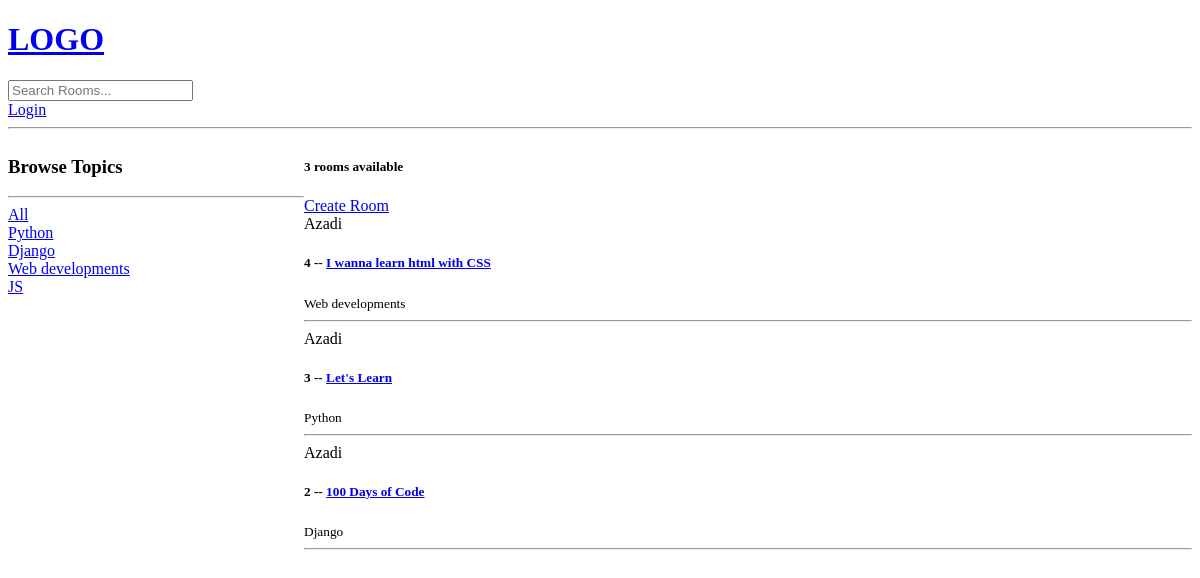
Before: / with the older database file.
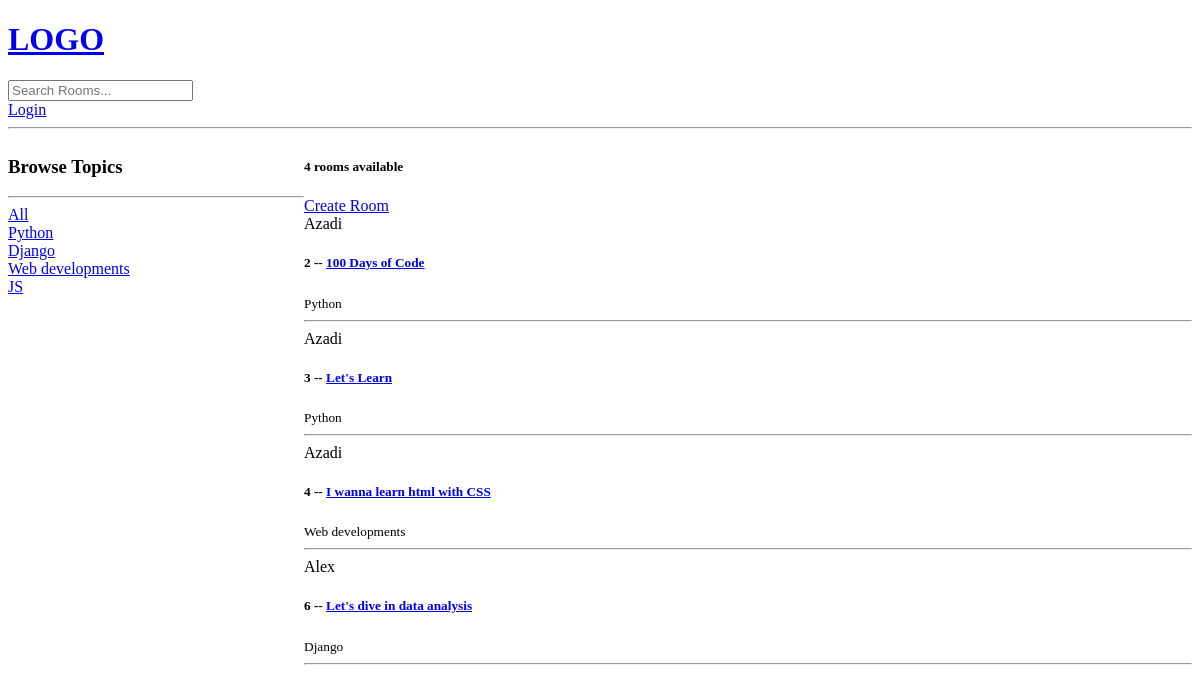
After: the same page with the newer database file.
### base/models.py (models this page shows, shortened)
class Topic(models.Model):
    name = models.CharField(max_length=200)

class Room(models.Model):
    host = models.ForeignKey(User, on_delete=models.SET_NULL, null=True)
    topic = models.ForeignKey(Topic, on_delete=models.SET_NULL, null=True)
    name = models.CharField(max_length=200)
    description = models.TextField(null=True, blank=True)
    updated = models.DateTimeField(auto_now=True)
    created = models.DateTimeField(auto_now_add=True)
    class Meta:
        ordering = ['-updated', '-created']

### base/views.py (the view)
# urls.py: path('', views.home, name="home"),
def home(request):
    q = request.GET.get('q') if request.GET.get('q') != None else ''
    rooms = Room.objects.filter(
        Q(topic__name__icontains=q) |
        Q(name__icontains=q) |
        Q(description__icontains=q)
    )
    topics = Topic.objects.all()
    room_count = rooms.count()
    context = {'rooms': rooms, 'topics':topics, 'room_count':room_count}
    return render(request, 'base/home.html', context)

### base/templates/base/home.html (shortened to what this page needs)
{% extends 'main.html' %}
{% block content %}
<div class="h-c">
    <div>
        <h3>Browse Topics</h3>
        <hr>
        <div>
            <a href="{% url 'home' %}">All</a>
        </div>
        {% for topic in topics %}
        <div>
            <a href="{% url 'home' %}?q={{topic.name}}">{{topic.name}}</a>
        </div>
        {% endfor %}
    </div>
    <div>
        <h5>{{room_count}} rooms available</h5>
    <a href="{% url 'create-room' %}">Create Room</a>
    <div>
        {% for room in rooms %}
            <div>
                <span>{{room.host.username}}</span>
                <h5>{{room.id}} -- <a href="{% url 'room' room.id %}">{{room.name}}</a></h5>
                <small>{{room.topic.name}}</small>
                <hr>
            </div>
        {% endfor %}
    </div>
    </div>
</div>
{% endblock %}

Changed rows visible on the page:
changed Room "100 Days of Code": topic.name "Django" → "Python"; moves up the list
changed Room "Let's Learn": moves down the list
added Room: host.username "Alex", id "6", name "Let's dive in data analysis", topic.name "Django"
Other visible differences:
{{ room_count }}: "3" → "4"
